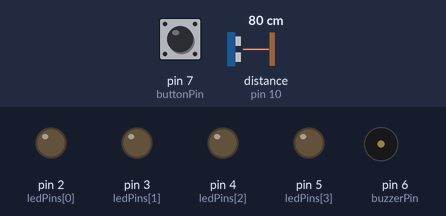
Recording of a sketch running on a simulated Arduino Uno, built with avr-gcc and run on an emulated ATmega328P. On the bench: output pins drawn as LEDs (lit = HIGH), buzzer (waves = sounding). Wiring (inferred from the names in the program): ultrasonic range finder: trigger pin 9; echo pin 10. The inputs (shaded band) are chosen by the test bench; at power-on: distance to the obstacle (sensor on pin 10) 80 cm, pin 7 (buttonPin) HIGH. The echo pulse lasts 58.3 µs per cm; pins used as bus, display or sensor lines are not drawn.

Above: at 1.2 s.
1.3 s: distance to the obstacle (sensor on pin 10) set to 54 cm
2.8 s: distance to the obstacle (sensor on pin 10) set to 48 cm
At 3.7 s:
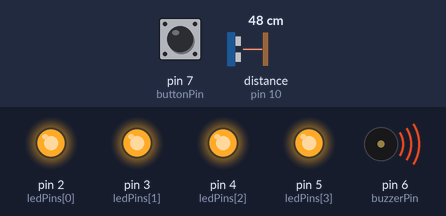
4.3 s: pin 7 (buttonPin) pulled LOW for 1 s
Timing chart, 0 to 12.0 s (numbered marks = the images above; inputs shaded):
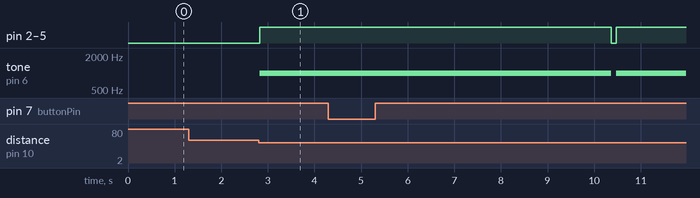

Measured:
- the behaviour switches between 51 and 50 cm on distance to the obstacle (sensor on pin 10) (found by bisection; images 0 and 1)
- after the input at 1.3 s, every drawn part: stays the same
- after the input at 2.8 s, pin 2 (ledPins[0]), pin 3 (ledPins[1]), pin 4 (ledPins[2]), pin 5 (ledPins[3]): LOW → HIGH at once; tone on pin 6 (buzzerPin): silent → 1000 Hz at once

The sketch:

security_alarm.ino
```cpp
// RepeatoArm security alarm: HC-SR04 proximity alarm with LEDs, buzzer and a reset button.
// Transcribed from the code printed in the thesis (section 3.2); whitespace restored, logic unchanged.
// NOT VERIFIED: byte-for-byte match with the file that was flashed to the board.

//Define pins for the ultrasonic sensor
const int trigPin = 9;
const int echoPin = 10;
//Define pins for the LEDs
const int ledPins[] = {2, 3, 4, 5};
//Define pin for the buzzer
const int buzzerPin = 6;
//Define pin for the push button
const int buttonPin = 7;

//Variables to store the duration and distance
long duration;
int distance;

//Variables for the state of the system
bool alarmActive = false;
unsigned long alarmStartTime = 0;

void setup() {
  //Initialize the serial communication
  Serial.begin(9600);
  //Initialize the ultrasonic sensor pins
  pinMode(trigPin, OUTPUT);
  pinMode(echoPin, INPUT);
  //Initialize the LED pins
  for (int i = 0; i < 4; i++) {
    pinMode(ledPins[i], OUTPUT);
  }
  //Initialize the buzzer pin
  pinMode(buzzerPin, OUTPUT);
  //Initialize the button pin
  pinMode(buttonPin, INPUT_PULLUP);
}

void loop() {
  //Check if the reset button is pressed
  if (digitalRead(buttonPin) == LOW) {
    alarmActive = false;
    alarmStartTime = 0;
    resetAlarm();
  }
  //Measure the distance
  distance = measureDistance();
  //Check if the distance is less than 50 cm
  if (distance < 50 && !alarmActive) {
    alarmActive = true;
    alarmStartTime = millis();
    activateAlarm();
  }
  //If the alarm is active, check if 5 seconds have passed
  if (alarmActive && millis() - alarmStartTime >= 5000) {
    alarmActive = false;
    resetAlarm();
  }
  delay(100); //Small delay to avoid bouncing
}

int measureDistance() {
  //Send a 5 microsecond pulse to the trig pin  (comment as printed; the code below sends 10 microseconds)
  digitalWrite(trigPin, LOW);
  delayMicroseconds(2);
  digitalWrite(trigPin, HIGH);
  delayMicroseconds(10);
  digitalWrite(trigPin, LOW);
  //Measure the pulse duration on the echo pin
  duration = pulseIn(echoPin, HIGH);
  //Calculate the distance in centimeters
  distance = duration * 0.034 / 2;
  return distance;
}

void activateAlarm() {
  for (int i = 0; i < 4; i++) {
    digitalWrite(ledPins[i], HIGH);
  }
  tone(buzzerPin, 1000); //Emit a beep sound
}

void resetAlarm() {
  for (int i = 0; i < 4; i++) {
    digitalWrite(ledPins[i], LOW);
  }
  noTone(buzzerPin); //Stop the beep sound
}
```
